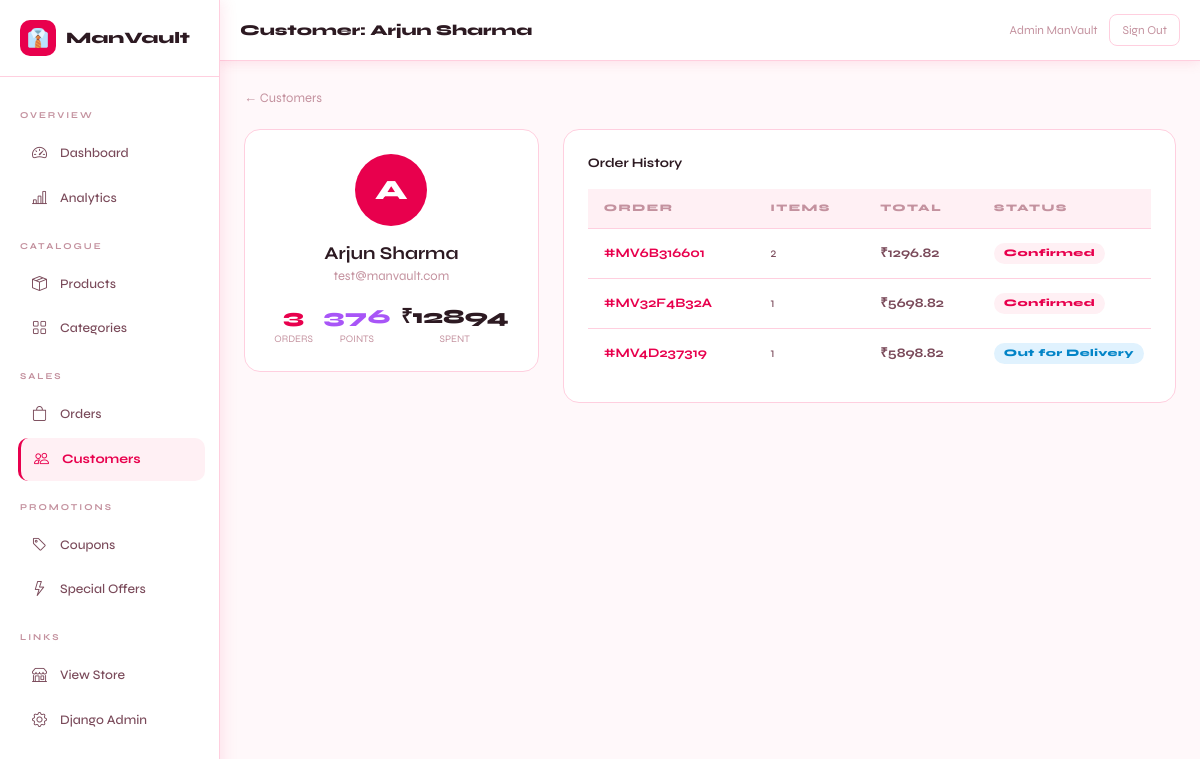
/dashboard/customers/2/ (signed in), run on the app's committed database.
### accounts/models.py (models this page shows, shortened)
class User(AbstractUser):
    phone = models.CharField(max_length=15, blank=True)
    avatar = models.ImageField(upload_to='avatars/', blank=True, null=True)
    date_of_birth = models.DateField(blank=True, null=True)
    gender = models.CharField(max_length=10, choices=[('M','Male'),('F','Female'),('O','Other')], blank=True)
    email_verified = models.BooleanField(default=False)
    is_google_account = models.BooleanField(default=False)
    loyalty_points = models.PositiveIntegerField(default=0)

### orders/models.py (models this page shows, shortened)
class Order(models.Model):
    STATUS_CHOICES = [
        ('pending','Pending'),
        ('confirmed','Confirmed'),
        ('processing','Processing'),
        ('packed','Packed'),
        ('shipped','Shipped'),
        ('out_for_delivery','Out for Delivery'),
        ('delivered','Delivered'),
        ('cancelled','Cancelled'),
        ('return_requested','Return Requested'),
        ('returned','Returned'),
        ('refund_initiated','Refund Initiated'),
        ('refunded','Refunded'),
    ]
    PAYMENT_METHODS = [('cod','Cash on Delivery'),('online','Online Payment'),('wallet','Wallet')]
    PAYMENT_STATUS = [('pending','Pending'),('paid','Paid'),('failed','Failed'),('refunded','Refunded')]
    order_number = models.CharField(max_length=20, unique=True, blank=True)
    user = models.ForeignKey(User, on_delete=models.CASCADE, related_name='orders', null=True, blank=True)
    shipping_name = models.CharField(max_length=100)
    shipping_phone = models.CharField(max_length=15)
    shipping_address = models.TextField()
    shipping_city = models.CharField(max_length=100)
    shipping_state = models.CharField(max_length=100)
    shipping_pincode = models.CharField(max_length=10)
    subtotal = models.DecimalField(max_digits=10, decimal_places=2)
    shipping_charge = models.DecimalField(max_digits=6, decimal_places=2, default=0)
    coupon_discount = models.DecimalField(max_digits=8, decimal_places=2, default=0)
    offer_discount = models.DecimalField(max_digits=8, decimal_places=2, default=0)
    loyalty_discount = models.DecimalField(max_digits=8, decimal_places=2, default=0)
    tax = models.DecimalField(max_digits=8, decimal_places=2, default=0)
    total = models.DecimalField(max_digits=10, decimal_places=2)
    coupon = models.ForeignKey(Coupon, on_delete=models.SET_NULL, null=True, blank=True)
    loyalty_points_used = models.PositiveIntegerField(default=0)
    loyalty_points_earned = models.PositiveIntegerField(default=0)
    payment_method = models.CharField(max_length=20, choices=PAYMENT_METHODS, default='cod')
    payment_status = models.CharField(max_length=20, choices=PAYMENT_STATUS, default='pending')
    payment_id = models.CharField(max_length=100, blank=True)
    status = models.CharField(max_length=25, choices=STATUS_CHOICES, default='pending')
    notes = models.TextField(blank=True)
    tracking_number = models.CharField(max_length=50, blank=True)
    courier_name = models.CharField(max_length=100, blank=True)
    estimated_delivery = models.DateField(null=True, blank=True)
    delivery_otp = models.CharField(max_length=6, blank=True)
    delivery_otp_verified = models.BooleanField(default=False)
    return_reason = models.TextField(blank=True)
    invoice_number = models.CharField(max_length=20, blank=True)
    created_at = models.DateTimeField(auto_now_add=True)
    updated_at = models.DateTimeField(auto_now=True)
    delivered_at = models.DateTimeField(null=True, blank=True)
    class Meta: ordering = ['-created_at']

### dashboard/views.py (the view)
# urls.py: path('customers/<int:pk>/', views.customer_detail, name='customer_detail'),
@staff_member_required
def customer_detail(request, pk):
    customer = get_object_or_404(User, pk=pk)
    orders = customer.orders.all()
    total_spent = orders.aggregate(s=Sum('total'))['s'] or 0
    return render(request, 'dashboard/customers/detail.html', {
        'customer': customer, 'orders': orders, 'total_spent': total_spent,
    })

### store/context_processors.py (called while the page is built)
def cart_processor(request):
    cart_count = 0
    try:
        if request.user.is_authenticated:
            cart = Cart.objects.filter(user=request.user).first()
        else:
            sk = request.session.session_key
            cart = Cart.objects.filter(session_key=sk, user=None).first() if sk else None
        if cart: cart_count = cart.item_count
    except: pass
    return {'cart_count': cart_count}

def wishlist_processor(request):
    wishlist_count = 0
    try:
        if request.user.is_authenticated:
            wl = Wishlist.objects.filter(user=request.user).first()
            if wl: wishlist_count = wl.products.count()
    except: pass
    return {'wishlist_count': wishlist_count}

def common_processor(request):
    cats_for_nav = []
    notif_count = 0
    try:
        cats_for_nav = Category.objects.filter(is_active=True)[:8]
        if request.user.is_authenticated:
            notif_count = request.user.notifications.filter(is_read=False).count()
    except: pass
    return {'cats_for_nav': cats_for_nav, 'notif_count': notif_count}

### store/models.py (called while the page is built)
    @property
    def item_count(self):
        return sum(item.quantity for item in self.items.all())

### templates/dashboard/customers/detail.html (shortened to what this page needs)
{% extends 'dashboard/base.html' %}{% block title %}{{ customer.get_full_name }}{% endblock %}{% block page_title %}Customer: {{ customer.get_full_name|default:customer.username }}{% endblock %}
{% block content %}
<a href="{% url 'dashboard:customers' %}" style="font-size:13px;color:var(--tx3);display:inline-flex;gap:6px;margin-bottom:20px">← Customers</a>
<div class="row g-4">
  <div class="col-md-4">
    <div class="stat-card p-4 text-center mb-3">
      <div style="width:72px;height:72px;background:var(--acc);border-radius:50%;display:flex;align-items:center;justify-content:center;font-size:28px;font-weight:800;color:var(--acctx);margin:0 auto 14px">{{ customer.first_name|first|upper|default:"?" }}</div>
      <div style="font-size:18px;font-weight:700">{{ customer.get_full_name|default:customer.username }}</div>
      <div style="font-size:13px;color:var(--tx3)">{{ customer.email }}</div>
      <div style="margin-top:16px;display:flex;justify-content:space-around">
        <div><div style="font-size:20px;font-weight:800;color:var(--acc)">{{ orders.count }}</div><div style="font-size:10px;color:var(--tx3)">ORDERS</div></div>
        <div><div style="font-size:20px;font-weight:800;color:#A855F7">{{ customer.loyalty_points }}</div><div style="font-size:10px;color:var(--tx3)">POINTS</div></div>
        <div><div style="font-size:20px;font-weight:800">₹{{ total_spent|floatformat:0 }}</div><div style="font-size:10px;color:var(--tx3)">SPENT</div></div>
      </div>
    </div>
  </div>
  <div class="col-md-8">
    <div class="stat-card p-4">
      <div style="font-size:13px;font-weight:700;margin-bottom:16px">Order History</div>
      <div class="table-responsive">
        <table class="mv-table">
        <thead><tr><th>Order</th><th>Items</th><th>Total</th><th>Status</th><th>Date</th></tr></thead>
        <tbody>
          {% for order in orders %}
          <tr><td><a href="{% url 'dashboard:order_detail' order.order_number %}" style="color:var(--acc);font-weight:700">#{{ order.order_number }}</a></td>
          <td>{{ order.items.count }}</td><td style="font-weight:700">₹{{ order.total }}</td>
          <td><span class="badge-status s-{{ order.status }}">{{ order.get_status_display }}</span></td>
          <td style="font-size:12px">{{ order.created_at|date:"d M Y" }}</td></tr>
          {% empty %}<tr><td colspan="5" style="color:var(--tx3);text-align:center;padding:30px">No orders yet</td></tr>{% endfor %}
        </tbody>
      </table>
    </div>
  </div>
</div>
{% endblock %}

### templates/dashboard/base.html (shortened to what this page needs)
<!DOCTYPE html>
<html lang="en">
<head>
<link href="https://cdn.jsdelivr.net/npm/bootstrap@5.3.0/dist/css/bootstrap.min.css" rel="stylesheet"/>
<link href="https://cdn.jsdelivr.net/npm/bootstrap-icons@1.11.0/font/bootstrap-icons.css" rel="stylesheet"/>
</head>
<body>
<div class="sidebar">
  <div class="sidebar-logo">
    <div class="icon">👔</div>
    <span>ManVault</span>
  </div>
  <div style="padding:12px 8px;flex:1">
    <div class="sidebar-section">Overview</div>
    <a href="{% url 'dashboard:home' %}" class="{% if request.resolver_match.url_name == 'home' %}active{% endif %}">
      <i class="bi bi-speedometer2"></i> Dashboard
    </a>
    <a href="{% url 'dashboard:analytics' %}" class="{% if request.resolver_match.url_name == 'analytics' %}active{% endif %}">
      <i class="bi bi-bar-chart-line"></i> Analytics
    </a>
    <div class="sidebar-section">Catalogue</div>
    <a href="{% url 'dashboard:products' %}" class="{% if 'product' in request.resolver_match.url_name %}active{% endif %}">
      <i class="bi bi-box-seam"></i> Products
    </a>
    <a href="{% url 'dashboard:categories' %}" class="{% if 'categor' in request.resolver_match.url_name %}active{% endif %}">
      <i class="bi bi-grid"></i> Categories
    </a>
    <div class="sidebar-section">Sales</div>
    <a href="{% url 'dashboard:orders' %}" class="{% if 'order' in request.resolver_match.url_name %}active{% endif %}">
      <i class="bi bi-bag"></i> Orders
    </a>
    <a href="{% url 'dashboard:customers' %}" class="{% if 'customer' in request.resolver_match.url_name %}active{% endif %}">
      <i class="bi bi-people"></i> Customers
    </a>
    <div class="sidebar-section">Promotions</div>
    <a href="{% url 'dashboard:coupons' %}" class="{% if 'coupon' in request.resolver_match.url_name %}active{% endif %}">
      <i class="bi bi-tag"></i> Coupons
    </a>
    <a href="{% url 'dashboard:offers' %}" class="{% if 'offer' in request.resolver_match.url_name %}active{% endif %}">
      <i class="bi bi-lightning"></i> Special Offers
    </a>
    <div class="sidebar-section">Links</div>
    <a href="{% url 'store:home' %}" target="_blank"><i class="bi bi-shop"></i> View Store</a>
    <a href="/admin/"><i class="bi bi-gear"></i> Django Admin</a>
  </div>
</div>
<div class="main">
  <div class="top-bar">
    <div class="top-bar-title">{% block page_title %}Dashboard{% endblock %}</div>
    <div style="display:flex;align-items:center;gap:12px">
      <div style="font-size:12px;color:var(--tx3)">{{ request.user.get_full_name|default:request.user.username }}</div>
      <a href="{% url 'accounts:logout' %}"
         style="font-size:12px;color:var(--tx3);border:1.5px solid var(--brd2);
                border-radius:8px;padding:6px 12px;transition:all .2s"
         onmouseover="this.style.borderColor='var(--acc)';this.style.color='var(--acc)'"
         onmouseout="this.style.borderColor='var(--brd2)';this.style.color='var(--tx3)'">
        Sign Out
      </a>
    </div>
  </div>
  <div class="content">
    {% block content %}{% endblock %}
  </div>
</div>
</body>
</html>

### templates/dashboard/base.html (style rules this page uses)
:root { --acc:#E8004D; --acc2:#FF2D6B; --acctx:#fff; --bg:#FFF8FA; --bg2:#FFFFFF; --bg3:#FFF0F4; --brd:#FFADC8; --brd2:#FFCFDF; --tx:#2D1A22; --tx2:#7A4A5A; --tx3:#C4929F; --shadow:rgba(232,0,77,.10); }
* { box-sizing:border-box;margin:0;padding:0 }
body { font-family:'Syne',sans-serif;background:var(--bg);color:var(--tx);display:flex;min-height:100vh }
a { color:inherit;text-decoration:none }
.sidebar { width:240px;background:var(--bg2);border-right:1.5px solid var(--brd2); display:flex;flex-direction:column;position:fixed;height:100vh; overflow-y:auto;z-index:100;box-shadow:2px 0 16px var(--shadow); }
.sidebar-logo { padding:20px;border-bottom:1.5px solid var(--brd2); display:flex;align-items:center;gap:10px; }
.sidebar-logo .icon { width:36px;height:36px;background:var(--acc);border-radius:10px; display:flex;align-items:center;justify-content:center;font-size:18px;color:#fff; }
.sidebar-logo span { font-size:16px;font-weight:800;color:var(--tx) }
.sidebar-section { padding:8px 12px;font-size:9px;letter-spacing:2px;text-transform:uppercase; color:var(--tx3);margin-top:12px;font-weight:700; }
.sidebar a { display:flex;align-items:center;gap:10px;padding:10px 16px; margin:2px 8px;border-radius:10px;font-size:13px;color:var(--tx2); transition:all .15s;font-weight:500; }
.sidebar a:hover,.sidebar a.active { background:var(--bg3);color:var(--acc);transform:translateX(2px); }
.sidebar a.active { font-weight:700;border-left:3px solid var(--acc);padding-left:13px }
.sidebar a i { font-size:15px;width:18px }
.main { margin-left:240px;flex:1;min-height:100vh;display:flex;flex-direction:column }
.top-bar { background:var(--bg2);border-bottom:1.5px solid var(--brd2); padding:14px 28px;display:flex;align-items:center;justify-content:space-between; position:sticky;top:0;z-index:50;box-shadow:0 2px 12px var(--shadow); }
.top-bar-title { font-size:15px;font-weight:800;color:var(--tx) }
.content { padding:28px;flex:1 }
.stat-card { background:var(--bg2);border:1.5px solid var(--brd2);border-radius:16px;padding:20px; transition:box-shadow .2s; }
.table-responsive { overflow-x:auto; }
.mv-table { width:100%;min-width:720px;border-collapse:collapse;font-size:13px }
.mv-table th { padding:12px 16px;background:var(--bg3);color:var(--tx3); font-size:10px;letter-spacing:1.5px;text-transform:uppercase; border-bottom:1.5px solid var(--brd2);text-align:left;font-weight:800; white-space:nowrap; }
.mv-table td { padding:14px 16px;border-bottom:1px solid var(--brd2);color:var(--tx2);white-space:nowrap }
.mv-table tr:last-child td { border-bottom:none }
.badge-status { display:inline-flex;align-items:center;padding:3px 10px;border-radius:20px;font-size:10px;font-weight:800;letter-spacing:.5px }
.s-confirmed { background:#FFF0F4;color:var(--acc) }
.s-processing,.s-out_for_delivery { background:#E0F2FE;color:#0284C7 }
@media (max-width:1200px) { .sidebar { width:220px } }
@media (max-width:1200px) { .main { margin-left:220px } }
@media (max-width:1200px) { .top-bar { padding:14px 20px } }
@media (max-width:1200px) { .content { padding:24px } }

### data on the page
User: get_full_name "Arjun Sharma", first_name|first "A", email "test@manvault.com", loyalty_points "376"
User: user.get_full_name "Admin ManVault"
Order: order_number "MV6B316601", items.count "2", total "1296.82", status "Confirmed"
Order: order_number "MV32F4B32A", items.count "1", total "5698.82", status "Confirmed"
Order: order_number "MV4D237319", items.count "1", total "5898.82", status "Out for Delivery"

### other printed values
{{ orders.count }} "3"
{{ total_spent|floatformat:0 }} "12894"
